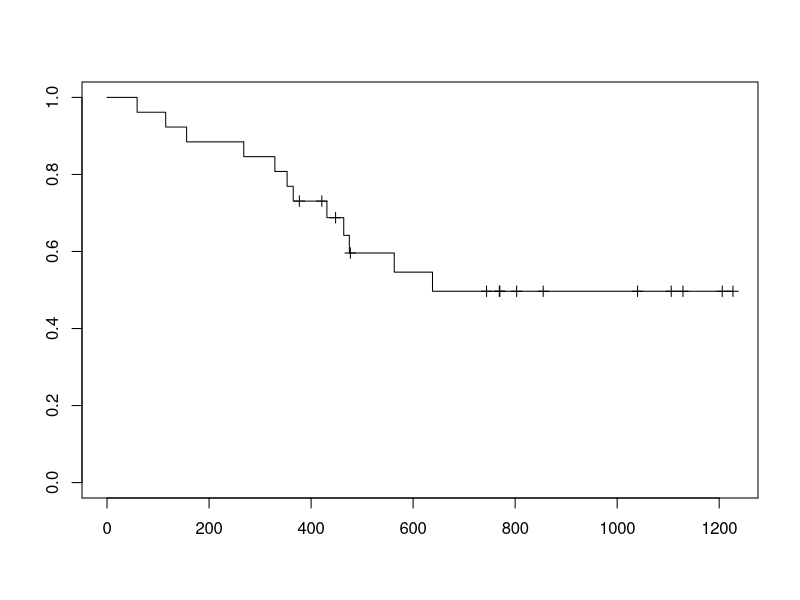
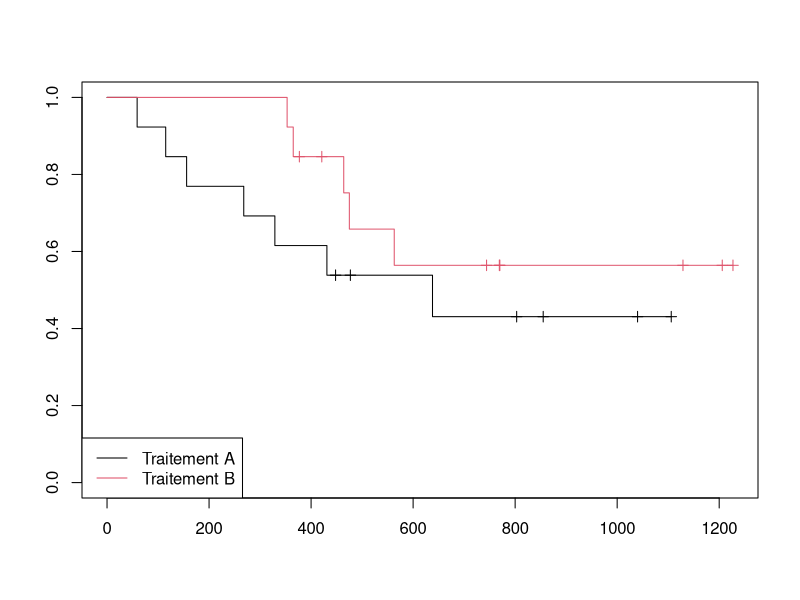
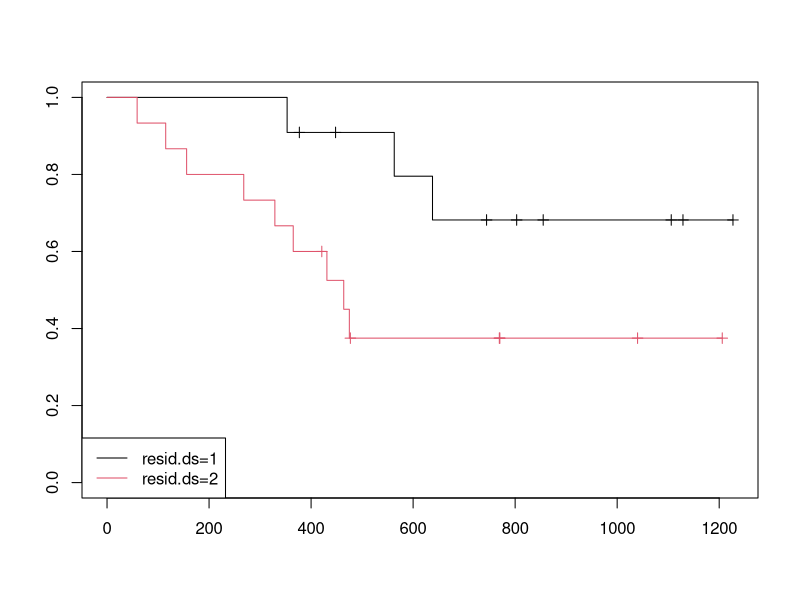

Recreate these plots in R, in order.
## ---- chunk 1

library(survival)

head(ovarian)
dim(ovarian)
attach(ovarian)

## ---- chunk 2
length(fustat[fustat==0])/length(fustat)

## ---- chunk 3
base<-Surv(futime,fustat)
fit<-survfit(base~1,data=ovarian)
plot(fit,mark.time=TRUE,conf.int=FALSE,col=c(1,2))

## ---- chunk 4
quantile(fit,c(.25,.5,.75))$quantile

## ---- chunk 5


fn<-stepfun(fit$time,c(0,fit$surv))

proba_200_jours<-1-fn(200)
proba_600_jours<-fn(600)
## ---- chunk 6
base<-Surv(futime,fustat)
fit<-survfit(base~rx,data=ovarian)
plot(fit,mark.time=TRUE,conf.int=FALSE,col=c(1,2))
legend("bottomleft", c("Traitement A","Traitement B"),col=c(1,2),lty=1)
## ---- chunk 7
base<-Surv(futime,fustat)

survdiff(base~rx,data=ovarian) 
## ---- chunk 8
base<-Surv(futime,fustat)

fit2<-survfit(base~resid.ds,data=ovarian)
plot(fit2,mark.time=TRUE,col=c(1,2))
legend("bottomleft", c("resid.ds=1","resid.ds=2"),col=c(1,2),lty=1)
## ---- chunk 9
survdiff(base~resid.ds,data=ovarian) #(test du log-rank)
## ---- chunk 10
summary(fit2)
## ---- chunk 11

base<-Surv(futime,fustat)
fit3<-coxph(base ~ rx,data=ovarian)

## ---- chunk 12
fit3
## ---- chunk 13
summary(fit3)
## ---- chunk 14

base<-Surv(futime,fustat)
fit_age<-coxph(base ~ age,data=ovarian)
fit_ecog.ps<-coxph(base ~ ecog.ps,data=ovarian)

## ---- chunk 15
summary(fit_age)
## ---- chunk 16
summary(fit_ecog.ps)
## ---- chunk 17
fit4<-coxph(base ~ age+resid.ds+rx+ecog.ps,data=ovarian)
summary(fit4)
## ---- chunk 18
model_final<-step(fit4, dir = "backward")
## ---- chunk 19
model_final_test<-cox.zph(model_final)
model_final_test
